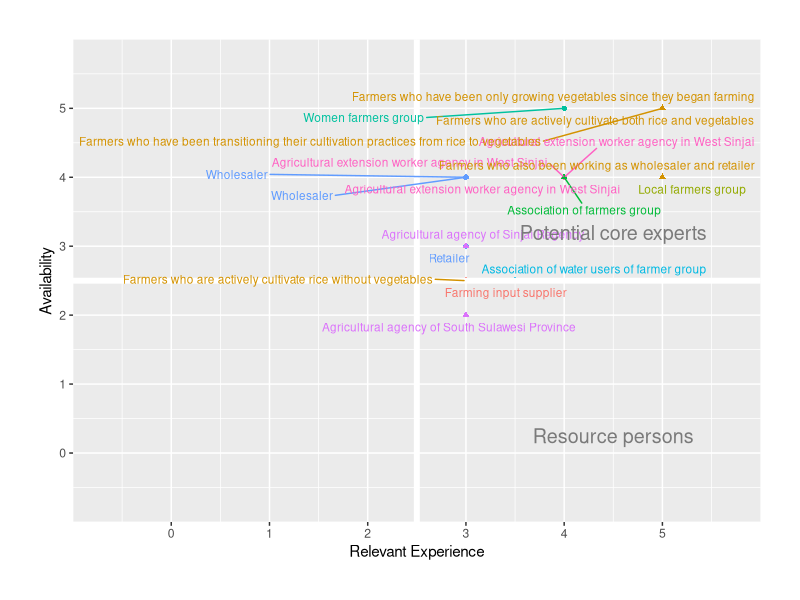

Reproduce this figure in R.
library(tidyverse)
library(ggplot2)
install.packages("ggrepel")
library(ggrepel)
install.packages("ggthemes")
library(ggthemes)

stakeholder <- read.csv("stakeholders.csv")

ggplot(data = stakeholder, aes(x = Experience, 
                               y = Availability,
                               label = stakeholders, 
                               color = Expertise)) + 
  geom_point(aes(shape=Gender)) +
  xlab("Relevant Experience") +
  
  #label names of stakeholders and expand space to show full names
  scale_x_continuous(labels = paste(seq(0, 5, by = 1)), 
                     breaks = seq(0, 5, by = 1), 
                     limits = c(0, 5),
                     expand = c(0, 1)) +
  scale_y_continuous(labels = paste(seq(0, 5, by = 1)), 
                     breaks = seq(0, 5, by = 1), 
                     limits = c(0, 5),
                     expand = c(0, 1)) +
  theme(plot.margin = unit(c(1, 1, 1, 1), "cm")) +
  theme(legend.position = "none") +
  
  # Create line to categorize stakeholders
  geom_hline(yintercept=2.5, color="white", size=2) +
  geom_vline(xintercept=2.5, color="white", size=2) +
  
  # Show all names of overlapped values
  geom_text_repel(box.padding = 0.3, max.overlaps = Inf, size = 3) +
  annotate("text", label = "Potential core experts",
           x = 4.5, y = 3.2, size = 5, color = "grey48") +
  annotate("text", label = "Resource persons",
           x = 4.5, y = 0.25, size = 5, color = "grey48")
